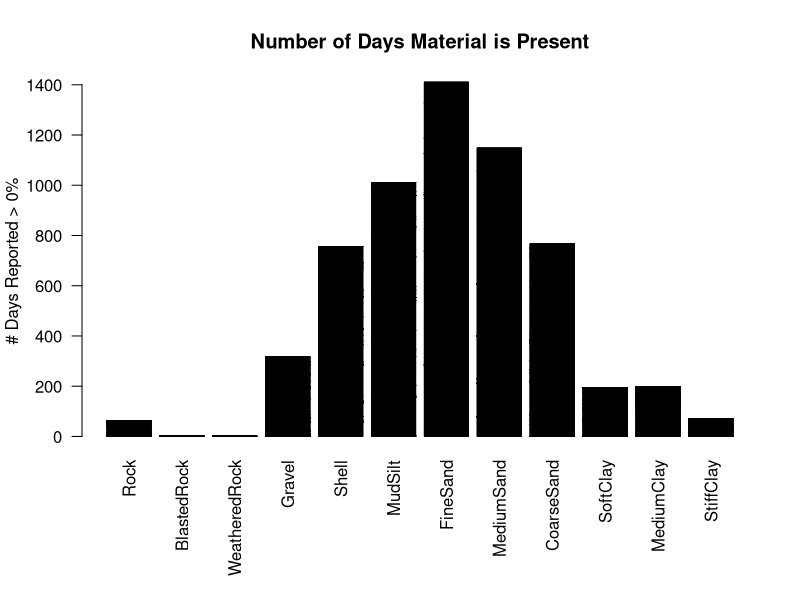
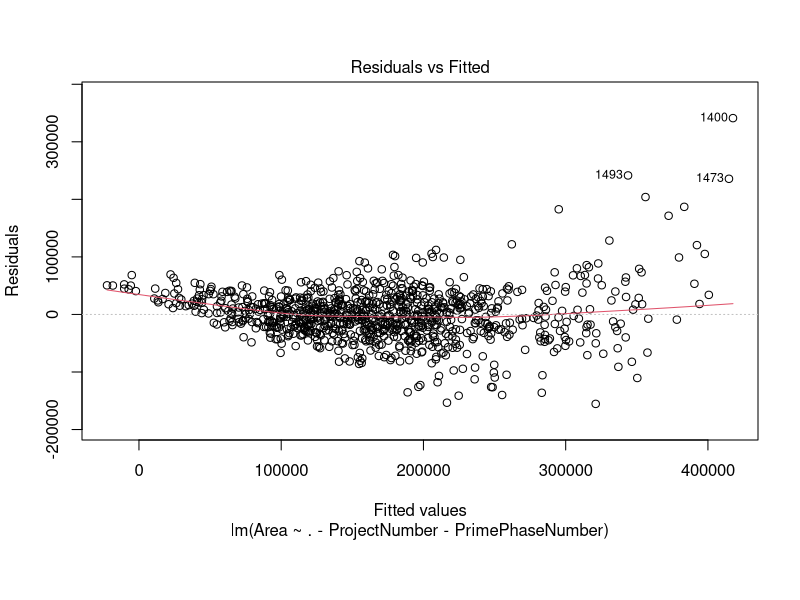
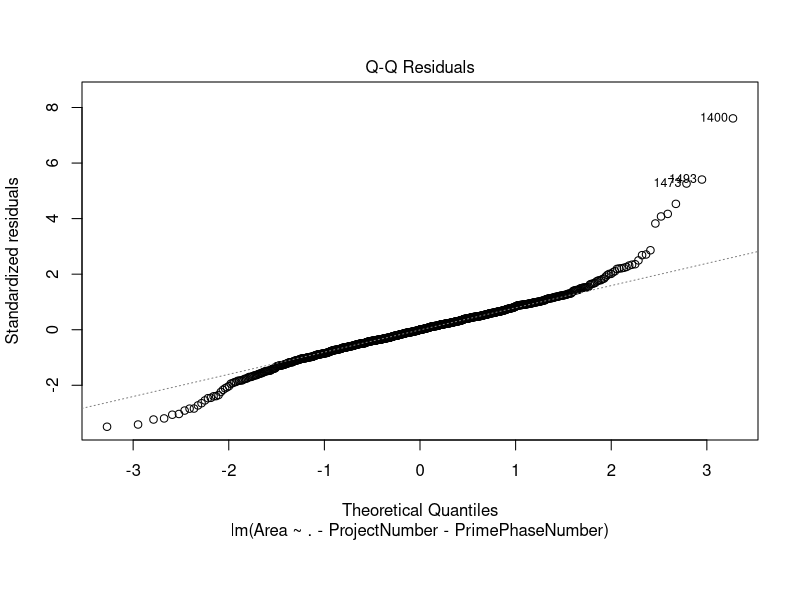
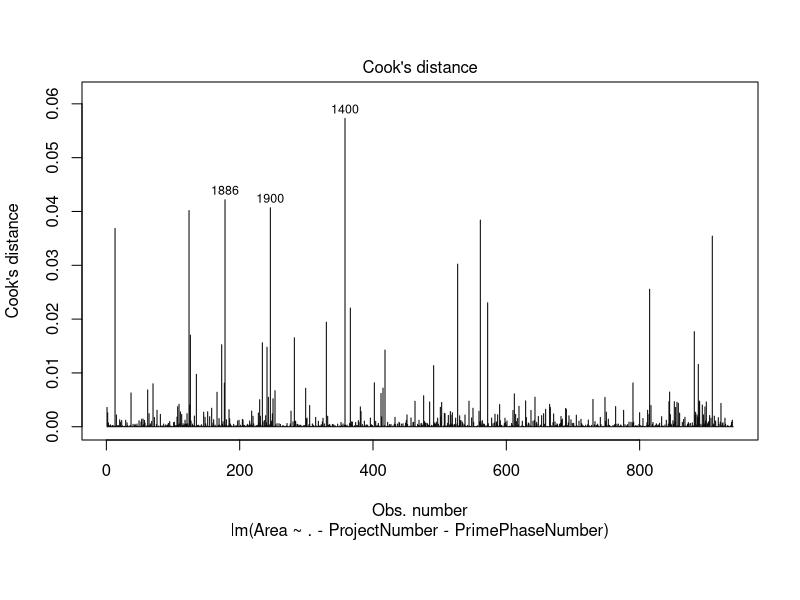
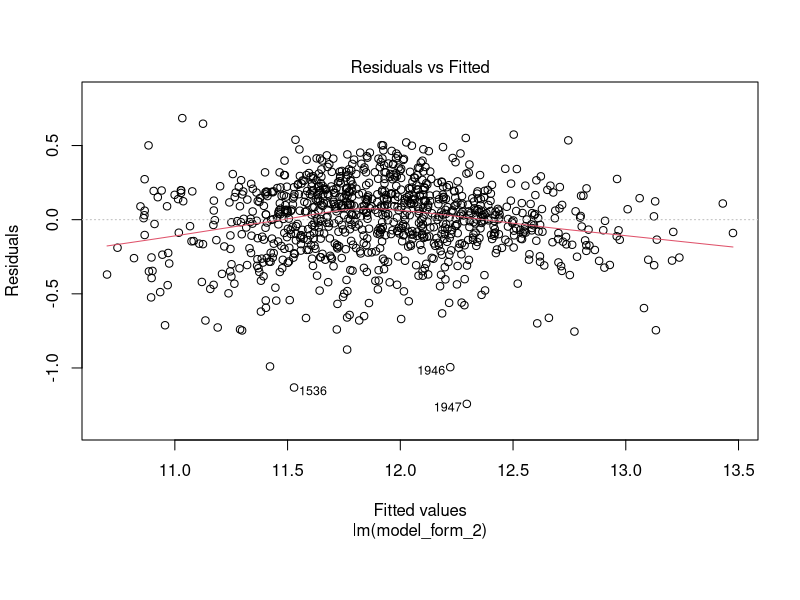
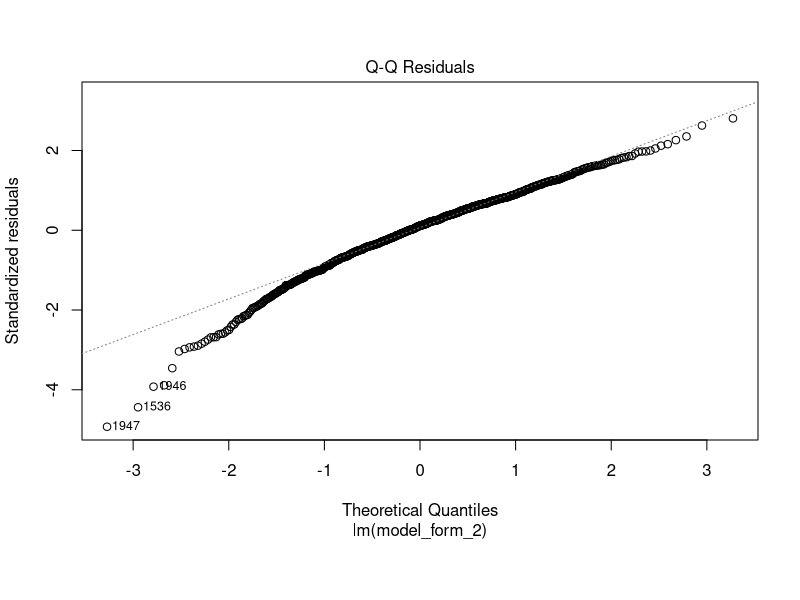
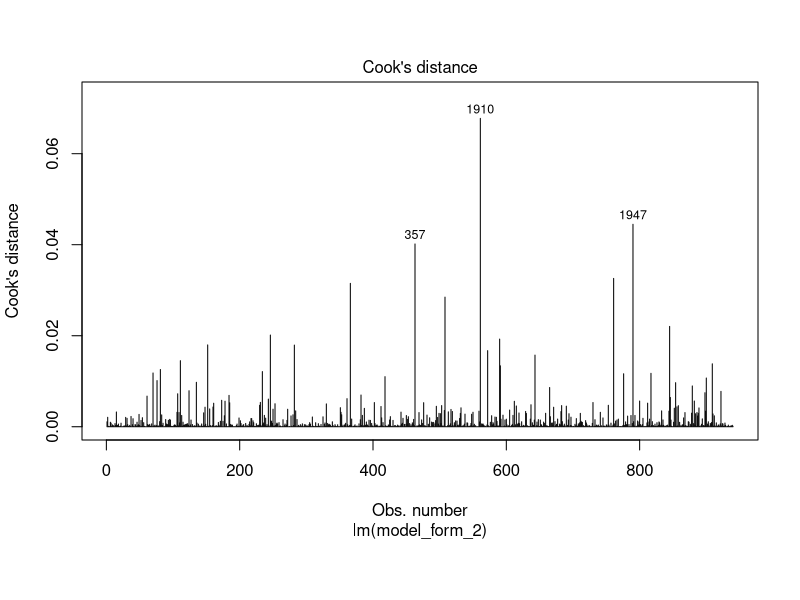
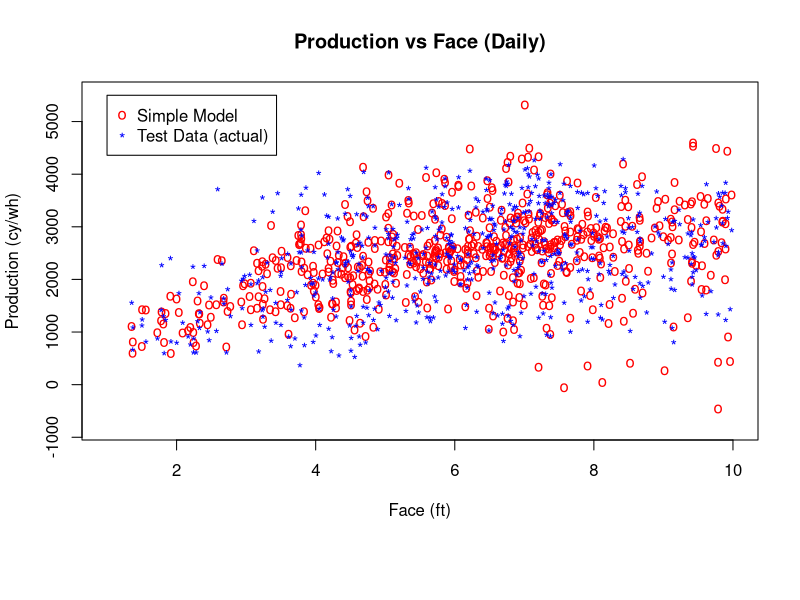

The R source for these figures, in order:
## ---- chunk 1
options(scipen = 1, digits = 4, width = 80, fig.align = "center")
## ---- chunk 2

req_fields = c("ProjectNumber", "PrimePhaseNumber", "DigQty", "WorkHrs", "Area", "Travel", 
               "Rock",	"BlastedRock", "WeatheredRock",	"Gravel",	"Shell",	"MudSilt",	
               "FineSand", "MediumSand",	"CoarseSand",	"SoftClay",	"MediumClay",	"StiffClay",
               "FloatHoseLength",	"SinkHoseLength", "PontoonPipeLength", "SublineLength",
               "UnscopedShorePipeLength", "ShorePipeLength",
               "BottomOfSuction", "NumBstr")
## ---- chunk 3
original = read.csv("CSDFinal.csv")

materials = c("Rock",	"BlastedRock",
               "WeatheredRock",	"Gravel",	"Shell",	"MudSilt",	"FineSand",
               "MediumSand",	"CoarseSand",	"SoftClay",	"MediumClay",	"StiffClay")

final_fields = c("ProjectNumber", "PrimePhaseNumber", "WorkHrs", "Area", "Rock",	"BlastedRock",
               "WeatheredRock",	"Gravel",	"Shell",	"MudSilt",	"FineSand",
               "MediumSand",	"CoarseSand",	"SoftClay",	"MediumClay",	"StiffClay",
               "BottomOfSuction", "NumBstr")
## ---- chunk 4
wh_filt = 8
covg_filt = 40000
vol_filt = 100000
prod_filt = 4300
bos_filt = 10
face_filt_hi = 10
face_filt_lo = 1

pipe_filt_hi = 100000
pipe_filt_lo = 3000
cutw_filt = 600
## ---- chunk 5
original_red = original[original$WorkHrs > wh_filt,]
original_red = original_red[original_red$Area/original_red$WorkHrs < covg_filt,]
original_red = original_red[original_red$DigQty < vol_filt,]
original_red = original_red[original_red$DigQty/original_red$WorkHrs < prod_filt,]
original_red = original_red[original_red$BottomOfSuction > bos_filt,]
original_red = original_red[27*original_red$DigQty/original_red$Area > face_filt_lo,]
original_red = original_red[27*original_red$DigQty/original_red$Area < face_filt_hi,]

clean_df = subset(original_red, select = final_fields)

clean_df$Face = 27*original_red$DigQty/original_red$Area
clean_df$NumBstr = as.factor(original_red$NumBstr)
clean_df$CutWidth = original_red$Area/original_red$Travel
clean_df$TotalPipeline = original_red$FloatHoseLength + original_red$SinkHoseLength + 
                         original_red$PontoonPipeLength + original_red$SublineLength +
                         original_red$UnscopedShorePipeLength + original_red$ShorePipeLength

clean_df = clean_df[clean_df$TotalPipeline < pipe_filt_hi,]
clean_df = clean_df[clean_df$TotalPipeline > pipe_filt_lo,]
clean_df = clean_df[clean_df$CutWidth < cutw_filt,]
## ---- chunk 6
library(knitr)
mat_count = data.frame("Rock" = -1,	"BlastedRock" = -1, "WeatheredRock" = -1,	
                       "Gravel" = -1,	"Shell" = -1,	"MudSilt" = -1,	"FineSand" = -1,
                       "MediumSand" = -1,	"CoarseSand" = -1,	"SoftClay" = -1,	
                       "MediumClay" = -1,	"StiffClay" = -1)

matc = rep(-1, ncol(mat_count))
mat_i = 1
for(mat in names(mat_count)){
  mat_count[mat] = sum(clean_df[, mat] > 0)
  matc[mat_i] = sum(clean_df[, mat] > 0)
  mat_i = mat_i + 1
}

#kable(mat_count)
par(mar=c(8, 4.1, 4.1, 2.1))
res = as.matrix(clean_df[, names(mat_count)] > 0)
barplot(res, col="green", main= "Number of Days Material is Present",
            ylab = "# Days Reported > 0%", las=2)
## ---- chunk 7
clean_df = subset(clean_df, select = -c(Rock, BlastedRock, WeatheredRock, StiffClay))
## ---- chunk 8
# shuffle dataset
set.seed(19930413)

train_split = 0.6
train_size = round(nrow(clean_df) * train_split, 0)

train_idx = sample(1:nrow(clean_df), train_size)
test_idx = setdiff(seq(1, nrow(clean_df)), train_idx)

train_set = clean_df[train_idx, ]
test_set = clean_df[test_idx, ]
## ---- chunk 9
bad_model = lm(Area ~ . - ProjectNumber - PrimePhaseNumber, data = train_set)

cd_lim_bad = 6/length(cooks.distance(bad_model))
num_out_bad = sum(cooks.distance(bad_model) > cd_lim_bad)
## ---- chunk 10
plot(bad_model, which = c(1))
## ---- chunk 11
plot(bad_model, which = c(2))
## ---- chunk 12
plot(bad_model, which = c(4))
## ---- chunk 13
# 
# cat("## Bad Model Results {.tabset}\n\n")
# 
# plot_names = c("Residuals vs Fitted", "Normal Q-Q", "", "Cook's Distance")
# 
# d1 = "This plot tests for the **linearity** and **equal variance** assumptions that are inherently made in a linear regression. A good fit shows:\n\n- equally distributed residuals across all fitted values\n- a mean of 0 across all fitted values\n\nEssentially, we want the spread to be even, horizontal, and centered around zero. The horn shape in the graph below displays unequal, non-linear residuals. The linearity and equal variance assumptions are definitely suspect here."
# 
# d2 = "This plot tests for the **normality** assumption that is inherently made in a linear regression (error is normally distributed about the regression). A good fit should be linear following the dotted line. This fit is not terrible but the tail at the low end could be improved. Overall I'd say the normality assumption is upheld."
# 
# d4 = "Cook's Distance is a quick way to check for outliers. The heuristic used to determine outliers is dependent on sample size. For this sample, any data point with a Cook's Distance > 0.0028 is suspect of being an outlier, so 62 of our 1"
# 
# desc = c(d1, d2, "", "")
# 
# for (f in c(1, 2, 4)){
#   
#   cat("### ", plot_names[f], '<br>', '\n\n')
#   cat("", desc[f], '<br>', '\n\n')
#   #par(mfrow=c(1, 2))
#   plot(bad_model, which = c(f))
#   
#   cat('\n', '<br>', '\n\n')
#   
# }
## ---- chunk 14
model_form_2 = as.formula("
                           log(Area) ~ WorkHrs:CutWidth + WorkHrs:I(log(CutWidth)) + 
                               WorkHrs:Face:I(log(BottomOfSuction^2)) + WorkHrs:BottomOfSuction +
                               WorkHrs:Face + WorkHrs:I(Face^2) +
                               WorkHrs:I(log(TotalPipeline)):NumBstr +
                               WorkHrs:Gravel	+ 
                               WorkHrs:Shell	+ 
                               WorkHrs:MudSilt	+ 
                               WorkHrs:FineSand	+ 
                               WorkHrs:MediumSand	+ 
                               WorkHrs:CoarseSand	+ 
                               WorkHrs:SoftClay	+ 
                               WorkHrs:MediumClay
                         ")

model_2 = lm(model_form_2, data = train_set)
#plot(model_2)
summary(model_2)

inlf3 = cooks.distance(model_2) > 6/length(cooks.distance(model_2))
train_set[inlf3, ]

cd_lim_opt = 6/length(cooks.distance(model_2))
num_out_opt = sum(cooks.distance(model_2) > cd_lim_opt)

## ---- chunk 15
plot(model_2, which = c(1))
## ---- chunk 16
plot(model_2, which = c(2))
## ---- chunk 17
plot(model_2, which = c(4))
## ---- chunk 18
library(dplyr)

get_avgs = function(daily_set){
  proj_sub = distinct(daily_set, ProjectNumber, PrimePhaseNumber)
  
  result_df = daily_set[1:nrow(proj_sub), ]
  result_df[,] = 0
  #print(result_df)
  for(i in seq(1, nrow(proj_sub))){
    proj = proj_sub[i, 1]
    subj = proj_sub[i, 2]
    
    mask = daily_set$ProjectNumber == proj & daily_set$PrimePhaseNumber == subj
    temp = daily_set[mask,]
    
    result_df$ProjectNumber[i] = proj
    result_df$PrimePhaseNumber[i] = subj
    result_df$WorkHrs[i] = mean(temp$WorkHrs)
    result_df$Area[i] = mean(temp$Area)
    
    #covg = sum(temp$Area)/sum(temp$WorkHrs)
    
    daily_vol = temp$Area*temp$Face
    vol = sum(daily_vol)
    face = vol/sum(temp$Area)
    
    result_df$Gravel[i] = sum(daily_vol*temp$Gravel)/vol
    result_df$Shell[i] = sum(daily_vol*temp$Shell)/vol
    result_df$MudSilt[i] = sum(daily_vol*temp$MudSilt)/vol
    result_df$FineSand[i] = sum(daily_vol*temp$FineSand)/vol
    result_df$MediumSand[i] = sum(daily_vol*temp$MediumSand)/vol
    result_df$CoarseSand[i] = sum(daily_vol*temp$CoarseSand)/vol
    result_df$SoftClay[i] = sum(daily_vol*temp$SoftClay)/vol
    result_df$MediumClay[i] = sum(daily_vol*temp$MediumClay)/vol
    result_df$BottomOfSuction[i] = sum(temp$Area*temp$BottomOfSuction)/sum(temp$Area)
    result_df$NumBstr[i] = round(mean(as.integer(temp$NumBstr))) - 1
    result_df$Face[i] = face
    
    trav = sum(temp$Area/temp$CutWidth)
    result_df$CutWidth[i] = sum(temp$Area)/trav
    result_df$TotalPipeline[i] = sum(daily_vol*temp$TotalPipeline)/vol
  }
  
  result_df$NumBstr = as.factor(result_df$NumBstr)
  return(result_df)
}
#get_avgs(test_set)
## ---- chunk 19
library("knitr")
trainRMSE_set = train_set
testRMSE_set = test_set
testRMSE_set_SJavg = get_avgs(clean_df)

tr_RMSE_simp = sqrt(mean((trainRMSE_set$Area - predict(bad_model, newdata = trainRMSE_set))^2))
tr_RMSE_2 = sqrt(mean((trainRMSE_set$Area - exp(predict(model_2, newdata = trainRMSE_set)))^2))
#tr_RMSE_3 = sqrt(mean((trainRMSE_set$Area - exp(predict(model_3, newdata = trainRMSE_set)))^2))

te_RMSE_simp = sqrt(mean((testRMSE_set$Area - predict(bad_model, newdata = testRMSE_set))^2))
te_RMSE_2 = sqrt(mean((testRMSE_set$Area - exp(predict(model_2, newdata = testRMSE_set)))^2))
#te_RMSE_3 = sqrt(mean((testRMSE_set$Area - exp(predict(model_3, newdata = testRMSE_set)))^2))

te_RMSE_simp_sj_avg = sqrt(mean((testRMSE_set_SJavg$Area - predict(bad_model, newdata = testRMSE_set_SJavg))^2))
te_RMSE_2_sj_avg = sqrt(mean((testRMSE_set_SJavg$Area - exp(predict(model_2, newdata = testRMSE_set_SJavg)))^2))
#te_RMSE_3_sj_avg = sqrt(mean((testRMSE_set_SJavg$Area - exp(predict(model_3, newdata = testRMSE_set_SJavg)))^2))

# RMSE_df = data.frame(Train_RMSE = c(tr_RMSE_simp, tr_RMSE_2, tr_RMSE_3),
#                      Test_RMSE = c(te_RMSE_simp, te_RMSE_2, te_RMSE_3),
#                      Test_RMSE_SJ_avg = c(te_RMSE_simp_sj_avg, te_RMSE_2_sj_avg, te_RMSE_3_sj_avg),
#                      percent = c(te_RMSE_2/mean(testRMSE_set$Area), 
#                                  te_RMSE_3/mean(testRMSE_set$Area)),
#                      row.names = c("Simple Model", "Opt Model", "Opt Minus Outliers"))

RMSE_df = data.frame(Train_RMSE_Daily = c(tr_RMSE_simp, tr_RMSE_2),
                     Test_RMSE_Daily = c(te_RMSE_simp, te_RMSE_2),
                     SJ_Avg_RMSE = c(te_RMSE_simp_sj_avg, te_RMSE_2_sj_avg),
                     row.names = c("Simple Model", "Log Model"))
names(RMSE_df) = c("Train RMSE Daily (sqft)", "Test RMSE Daily (sqft)", "SJ Avg RMSE (sqft)")
kable(RMSE_df)
## ---- chunk 20
#pred_area = exp(predict(model_2, newdata = testRMSE_set))
pred_area = predict(bad_model, newdata = testRMSE_set)

face = testRMSE_set$Face

pred_prod = pred_area*face/testRMSE_set$WorkHrs/27
act_prod = testRMSE_set$Area*face/testRMSE_set$WorkHrs/27

pred_covg = pred_area/testRMSE_set$WorkHrs
act_covg = testRMSE_set$Area/testRMSE_set$WorkHrs
## ---- chunk 21
face_max = 10
face_min = 1
covg_max = 40000
covg_min = -2000
prod_max = 5500
prod_min = -800
## ---- chunk 22
plot(face, pred_prod, xlab = "Face (ft)", ylab = "Production (cy/wh)", col = "red", pch="o",
     main = "Production vs Face (Daily)", xlim=c(face_min, face_max), ylim=c(prod_min, prod_max))
points(face, act_prod, col="blue", pch="*")

# plot(face, pred_prod, xlab = "Face (ft)", ylab = "Production (cy/wh)", col = "red", pch="o", 
#      main = "Production vs Face (Daily)")
# points(face, act_prod, col="blue", pch="*")
legend(face_min, prod_max, legend=c("Simple Model", "Test Data (actual)"),
       col=c("red", "blue"), pch = c("o", "*"))
## ---- chunk 23

plot(face, pred_covg, xlab = "Face (ft)", ylab = "Coverage (sqft/wh)", col = "red",
     main = "Coverage vs Face (Daily)", xlim=c(face_min, face_max), ylim=c(covg_min, covg_max))
points(face, act_covg, col="blue", pch="*")

# plot(face, pred_covg, xlab = "Face (ft)", ylab = "Coverage (sqft/wh)", col = "red", 
#      main = "Coverage vs Face (Daily)")
# points(face, act_covg, col="blue", pch="*")

legend(7.4, covg_max, legend=c("Simple Model", "Test Data (actual)"),
       col=c("red", "blue"), pch = c("o", "*"))
## ---- chunk 24
perc_prod_res = 100*(act_prod - pred_prod)/pred_prod
perc_prod_res2 = perc_prod_res[abs(perc_prod_res) < 200]
face_plot = face[abs(perc_prod_res) < 200]

plot(face_plot, perc_prod_res2, xlab = "Face (ft)", ylab = "Production Residual (%)", col = "red", 
     main = "Production Residual % vs Face (Daily)")

#data.frame(pred_covg, pred_prod, face)
#testRMSE_set

## ---- chunk 25
#perc_prod_res3 = perc_prod_res[abs(perc_prod_res) < 110]
hist(perc_prod_res2, probability = TRUE, col = "green", main = "Histogram of Production Residual Percentages", xlab = "Production Residual %", breaks = seq(-200, 200, 10))
## ---- chunk 26
#boxplot(perc_prod_res)
quantiles = data.frame(ten = quantile(perc_prod_res, 0.10),
                      twf = quantile(perc_prod_res, 0.25),
                      fifty = quantile(perc_prod_res, 0.50),
                      sevfive = quantile(perc_prod_res, 0.75),
                      ninety = quantile(perc_prod_res, 0.90), row.names = c("Production Residual %"))
names(quantiles) = c("10%", "25%", "50%", "75%", "90%")
## ---- chunk 27
kable(quantiles, align = "ccccc")
## ---- chunk 28
#pred_area = exp(predict(model_2, newdata = testRMSE_set))
pred_area = predict(bad_model, newdata = testRMSE_set_SJavg)

face = testRMSE_set_SJavg$Face

pred_prod = pred_area*face/testRMSE_set_SJavg$WorkHrs/27
act_prod = testRMSE_set_SJavg$Area*face/testRMSE_set_SJavg$WorkHrs/27

pred_covg = pred_area/testRMSE_set_SJavg$WorkHrs
act_covg = testRMSE_set_SJavg$Area/testRMSE_set_SJavg$WorkHrs
## ---- chunk 29
plot(face, pred_prod, xlab = "Face (ft)", ylab = "Production (cy/wh)", col = "red", pch="o", 
     main = "Production vs Face (SJ AVg)", xlim=c(face_min, face_max), ylim=c(prod_min, prod_max))
points(face, act_prod, col="blue", pch="*")
legend(face_min, prod_max, legend=c("Simple Model", "Test Data (actual)"),
       col=c("red", "blue"), pch = c("o", "*"))
## ---- chunk 30
plot(face, pred_covg, xlab = "Face (ft)", ylab = "Coverage (sqft/wh)", col = "red", 
     main = "Coverage vs Face (SJ Avg)", xlim=c(face_min, face_max), ylim=c(covg_min, covg_max))
points(face, act_covg, col="blue", pch="*")
legend(7.4, covg_max, legend=c("Simple Model", "Test Data (actual)"),
       col=c("red", "blue"), pch = c("o", "*"))
## ---- chunk 31
perc_prod_res = 100*(act_prod - pred_prod)/pred_prod
perc_prod_res2 = perc_prod_res[abs(perc_prod_res) < 200]
face_plot = face[abs(perc_prod_res) < 200]

plot(face_plot, perc_prod_res2, xlab = "Face (ft)", ylab = "Production Residual (%)", col = "red", 
     main = "Production Residual % vs Face (SJ Avg)")

#data.frame(pred_covg, pred_prod, face)
#testRMSE_set

## ---- chunk 32
#perc_prod_res3 = perc_prod_res[abs(perc_prod_res) < 110]
hist(perc_prod_res2, probability = TRUE, col = "green", main = "Histogram of Production Residual Percentages", xlab = "Production Residual %", breaks = seq(-100, 100, 5))
## ---- chunk 33
#boxplot(perc_prod_res)
quantiles = data.frame(ten = quantile(perc_prod_res, 0.10),
                      twf = quantile(perc_prod_res, 0.25),
                      fifty = quantile(perc_prod_res, 0.50),
                      sevfive = quantile(perc_prod_res, 0.75),
                      ninety = quantile(perc_prod_res, 0.90), row.names = c("Production Residual %"))
names(quantiles) = c("10%", "25%", "50%", "75%", "90%")
## ---- chunk 34
kable(quantiles, align = "ccccc")
## ---- chunk 35
pred_area = exp(predict(model_2, newdata = testRMSE_set))
#pred_area = predict(bad_model, newdata = testRMSE_set)

face = testRMSE_set$Face

pred_prod = pred_area*face/testRMSE_set$WorkHrs/27
act_prod = testRMSE_set$Area*face/testRMSE_set$WorkHrs/27

pred_covg = pred_area/testRMSE_set$WorkHrs
act_covg = testRMSE_set$Area/testRMSE_set$WorkHrs
## ---- chunk 36
plot(face, pred_prod, xlab = "Face (ft)", ylab = "Production (cy/wh)", col = "red", pch="o", 
     main = "Production vs Face (Daily)", xlim=c(face_min, face_max), ylim=c(prod_min, prod_max))
points(face, act_prod, col="blue", pch="*")
legend(face_min, prod_max, legend=c("Log Model", "Test Data (actual)"),
       col=c("red", "blue"), pch = c("o", "*"))
## ---- chunk 37
plot(face, pred_covg, xlab = "Face (ft)", ylab = "Coverage (sqft/wh)", col = "red", 
     main = "Coverage vs Face (Daily)", xlim=c(face_min, face_max), ylim=c(covg_min, covg_max))
points(face, act_covg, col="blue", pch="*")
legend(7.4, covg_max, legend=c("Log Model", "Test Data (actual)"),
       col=c("red", "blue"), pch = c("o", "*"))
## ---- chunk 38
perc_prod_res = 100*(act_prod - pred_prod)/pred_prod
perc_prod_res2 = perc_prod_res[abs(perc_prod_res) < 200]
face_plot = face[abs(perc_prod_res) < 200]

plot(face_plot, perc_prod_res2, xlab = "Face (ft)", ylab = "Production Residual (%)", col = "red", 
     main = "Production Residual % vs Face (Daily)")

#data.frame(pred_covg, pred_prod, face)
#testRMSE_set

## ---- chunk 39
#perc_prod_res3 = perc_prod_res[abs(perc_prod_res) < 110]
hist(perc_prod_res2, probability = TRUE, col = "green", main = "Histogram of Production Residual Percentages", xlab = "Production Residual %", breaks = seq(-200, 200, 10))
## ---- chunk 40
#boxplot(perc_prod_res)
quantiles = data.frame(ten = quantile(perc_prod_res, 0.10),
                      twf = quantile(perc_prod_res, 0.25),
                      fifty = quantile(perc_prod_res, 0.50),
                      sevfive = quantile(perc_prod_res, 0.75),
                      ninety = quantile(perc_prod_res, 0.90), row.names = c("Production Residual %"))
names(quantiles) = c("10%", "25%", "50%", "75%", "90%")
## ---- chunk 41
kable(quantiles, align = "ccccc")
## ---- chunk 42
pred_area = exp(predict(model_2, newdata = testRMSE_set_SJavg))
#pred_area = predict(bad_model, newdata = testRMSE_set_SJavg)

face = testRMSE_set_SJavg$Face

pred_prod = pred_area*face/testRMSE_set_SJavg$WorkHrs/27
act_prod = testRMSE_set_SJavg$Area*face/testRMSE_set_SJavg$WorkHrs/27

pred_covg = pred_area/testRMSE_set_SJavg$WorkHrs
act_covg = testRMSE_set_SJavg$Area/testRMSE_set_SJavg$WorkHrs
## ---- chunk 43
plot(face, pred_prod, xlab = "Face (ft)", ylab = "Production (cy/wh)", col = "red", pch="o", 
     main = "Production vs Face (SJ AVg)", xlim=c(face_min, face_max), ylim=c(prod_min, prod_max))
points(face, act_prod, col="blue", pch="*")
legend(face_min, prod_max, legend=c("Log Model", "Test Data (actual)"),
       col=c("red", "blue"), pch = c("o", "*"))
## ---- chunk 44
plot(face, pred_covg, xlab = "Face (ft)", ylab = "Coverage (sqft/wh)", col = "red", 
     main = "Coverage vs Face (SJ Avg)", xlim=c(face_min, face_max), ylim=c(covg_min, covg_max))
points(face, act_covg, col="blue", pch="*")
legend(7.4, covg_max, legend=c("Log Model", "Test Data (actual)"),
       col=c("red", "blue"), pch = c("o", "*"))
## ---- chunk 45
perc_prod_res = 100*(act_prod - pred_prod)/pred_prod
perc_prod_res2 = perc_prod_res[abs(perc_prod_res) < 200]
face_plot = face[abs(perc_prod_res) < 200]

plot(face_plot, perc_prod_res2, xlab = "Face (ft)", ylab = "Production Residual (%)", col = "red", 
     main = "Production Residual % vs Face (SJ Avg)")

#data.frame(pred_covg, pred_prod, face)
#testRMSE_set

## ---- chunk 46
curr_mat = "Gravel"

perc_prod_res = 100*(act_prod - pred_prod)/pred_prod
perc_prod_res2 = perc_prod_res[abs(perc_prod_res) < 200]
mat_plot = testRMSE_set_SJavg[, curr_mat][abs(perc_prod_res) < 200]

plot(mat_plot, perc_prod_res2, xlab = curr_mat, ylab = "Production Residual (%)", col = "red", 
     main = "Production Residual % vs Face (Daily)")

#data.frame(pred_covg, pred_prod, face)
#testRMSE_set

## ---- chunk 47
curr_mat = "Shell"

perc_prod_res = 100*(act_prod - pred_prod)/pred_prod
perc_prod_res2 = perc_prod_res[abs(perc_prod_res) < 200]
mat_plot = testRMSE_set_SJavg[, curr_mat][abs(perc_prod_res) < 200]

plot(mat_plot, perc_prod_res2, xlab = curr_mat, ylab = "Production Residual (%)", col = "red", 
     main = "Production Residual % vs Face (Daily)")

#data.frame(pred_covg, pred_prod, face)
#testRMSE_set

## ---- chunk 48
curr_mat = "MudSilt"

perc_prod_res = 100*(act_prod - pred_prod)/pred_prod
perc_prod_res2 = perc_prod_res[abs(perc_prod_res) < 200]
mat_plot = testRMSE_set_SJavg[, curr_mat][abs(perc_prod_res) < 200]

plot(mat_plot, perc_prod_res2, xlab = curr_mat, ylab = "Production Residual (%)", col = "red", 
     main = "Production Residual % vs Face (Daily)")

#data.frame(pred_covg, pred_prod, face)
#testRMSE_set

## ---- chunk 49
curr_mat = "FineSand"

perc_prod_res = 100*(act_prod - pred_prod)/pred_prod
perc_prod_res2 = perc_prod_res[abs(perc_prod_res) < 200]
mat_plot = testRMSE_set_SJavg[, curr_mat][abs(perc_prod_res) < 200]

plot(mat_plot, perc_prod_res2, xlab = curr_mat, ylab = "Production Residual (%)", col = "red", 
     main = "Production Residual % vs Face (Daily)")

#data.frame(pred_covg, pred_prod, face)
#testRMSE_set

## ---- chunk 50
curr_mat = "MediumSand"

perc_prod_res = 100*(act_prod - pred_prod)/pred_prod
perc_prod_res2 = perc_prod_res[abs(perc_prod_res) < 200]
mat_plot = testRMSE_set_SJavg[, curr_mat][abs(perc_prod_res) < 200]

plot(mat_plot, perc_prod_res2, xlab = curr_mat, ylab = "Production Residual (%)", col = "red", 
     main = "Production Residual % vs Face (Daily)")

#data.frame(pred_covg, pred_prod, face)
#testRMSE_set

## ---- chunk 51
curr_mat = "CoarseSand"

perc_prod_res = 100*(act_prod - pred_prod)/pred_prod
perc_prod_res2 = perc_prod_res[abs(perc_prod_res) < 200]
mat_plot = testRMSE_set_SJavg[, curr_mat][abs(perc_prod_res) < 200]

plot(mat_plot, perc_prod_res2, xlab = curr_mat, ylab = "Production Residual (%)", col = "red", 
     main = "Production Residual % vs Face (Daily)")

#data.frame(pred_covg, pred_prod, face)
#testRMSE_set

## ---- chunk 52
#perc_prod_res3 = perc_prod_res[abs(perc_prod_res) < 110]
hist(perc_prod_res2, probability = TRUE, col = "green", main = "Histogram of Production Residual Percentages", xlab = "Production Residual %", breaks = seq(-110, 110, 5))
## ---- chunk 53
#boxplot(perc_prod_res)
quantiles = data.frame(ten = quantile(perc_prod_res, 0.10),
                      twf = quantile(perc_prod_res, 0.25),
                      fifty = quantile(perc_prod_res, 0.50),
                      sevfive = quantile(perc_prod_res, 0.75),
                      ninety = quantile(perc_prod_res, 0.90), row.names = c("Production Residual %"))
names(quantiles) = c("10%", "25%", "50%", "75%", "90%")
## ---- chunk 54
kable(quantiles, align = "ccccc")
## ---- chunk 55
proj_list = c(72663, 72561)
project_set_daily = clean_df[clean_df$ProjectNumber %in% proj_list, ]
project_set_sj_avg = get_avgs(project_set_daily)
## ---- chunk 56
pred_area = exp(predict(model_2, newdata = project_set_daily))
#pred_area = predict(bad_model, newdata = project_set_daily)

face = project_set_daily$Face

pred_prod = pred_area*face/project_set_daily$WorkHrs/27
act_prod = project_set_daily$Area*face/project_set_daily$WorkHrs/27

pred_covg = pred_area/project_set_daily$WorkHrs
act_covg = project_set_daily$Area/project_set_daily$WorkHrs
## ---- chunk 57
plot(face, pred_prod, xlab = "Face (ft)", ylab = "Production (cy/wh)", col = "red", pch="o", 
     main = "Production vs Face (Daily)", xlim=c(face_min, face_max), ylim=c(prod_min, prod_max))
points(face, act_prod, col="blue", pch="*")
legend(face_min, prod_max, legend=c("Log Model", "Project Data"),
       col=c("red", "blue"), pch = c("o", "*"))
## ---- chunk 58
plot(face, pred_covg, xlab = "Face (ft)", ylab = "Coverage (sqft/wh)", col = "red", 
     main = "Coverage vs Face (Daily)", xlim=c(face_min, face_max), ylim=c(covg_min, covg_max))
points(face, act_covg, col="blue", pch="*")
legend(7.4, covg_max, legend=c("Log Model", "Project Data"),
       col=c("red", "blue"), pch = c("o", "*"))
## ---- chunk 59
perc_prod_res = 100*(act_prod - pred_prod)/pred_prod
perc_prod_res2 = perc_prod_res[abs(perc_prod_res) < 200]
face_plot = face[abs(perc_prod_res) < 200]

plot(face_plot, perc_prod_res2, xlab = "Face (ft)", ylab = "Production Residual (%)", col = "red", 
     main = "Production Residual % vs Face (Daily)")

#data.frame(pred_covg, pred_prod, face)
#testRMSE_set

## ---- chunk 60
#perc_prod_res3 = perc_prod_res[abs(perc_prod_res) < 110]
hist(perc_prod_res2, probability = TRUE, col = "green", main = "Histogram of Production Residual Percentages", xlab = "Production Residual %", breaks = seq(-200, 200, 10))
## ---- chunk 61
#boxplot(perc_prod_res)
quantiles = data.frame(ten = quantile(perc_prod_res, 0.10),
                      twf = quantile(perc_prod_res, 0.25),
                      fifty = quantile(perc_prod_res, 0.50),
                      sevfive = quantile(perc_prod_res, 0.75),
                      ninety = quantile(perc_prod_res, 0.90), row.names = c("Production Residual %"))
names(quantiles) = c("10%", "25%", "50%", "75%", "90%")
## ---- chunk 62
kable(quantiles, align = "ccccc")
## ---- chunk 63
pred_area = exp(predict(model_2, newdata = project_set_sj_avg))
#pred_area = predict(bad_model, newdata = project_set_sj_avg)

face = project_set_sj_avg$Face

pred_prod = pred_area*face/project_set_sj_avg$WorkHrs/27
act_prod = project_set_sj_avg$Area*face/project_set_sj_avg$WorkHrs/27

pred_covg = pred_area/project_set_sj_avg$WorkHrs
act_covg = project_set_sj_avg$Area/project_set_sj_avg$WorkHrs
## ---- chunk 64
plot(face, pred_prod, xlab = "Face (ft)", ylab = "Production (cy/wh)", col = "red", pch="o", 
     main = "Production vs Face (SJ AVg)", xlim=c(4, 10), ylim=c(0, 4000))
points(face, act_prod, col="blue", pch="*")
legend(face_min, prod_max, legend=c("Log Model", "Test Data (actual)"),
       col=c("red", "blue"), pch = c("o", "*"))
## ---- chunk 65
plot(face, pred_covg, xlab = "Face (ft)", ylab = "Coverage (sqft/wh)", col = "red", 
     main = "Coverage vs Face (SJ Avg)", xlim=c(4, 10), ylim=c(0, 30000))
points(face, act_covg, col="blue", pch="*")
legend(7.4, covg_max, legend=c("Log Model", "Test Data (actual)"),
       col=c("red", "blue"), pch = c("o", "*"))
## ---- chunk 66
perc_prod_res = 100*(act_prod - pred_prod)/pred_prod
perc_prod_res2 = perc_prod_res[abs(perc_prod_res) < 200]
face_plot = face[abs(perc_prod_res) < 200]

plot(face_plot, perc_prod_res2, xlab = "Face (ft)", ylab = "Production Residual (%)", col = "red", 
     main = "Production Residual % vs Face (SJ Avg)")

#data.frame(pred_covg, pred_prod, face)
#testRMSE_set

## ---- chunk 67
#perc_prod_res3 = perc_prod_res[abs(perc_prod_res) < 110]
hist(perc_prod_res2, probability = TRUE, col = "green", main = "Histogram of Production Residual Percentages", xlab = "Production Residual %", breaks = seq(-110, 110, 5))
## ---- chunk 68
#boxplot(perc_prod_res)
quantiles = data.frame(ten = quantile(perc_prod_res, 0.10),
                      twf = quantile(perc_prod_res, 0.25),
                      fifty = quantile(perc_prod_res, 0.50),
                      sevfive = quantile(perc_prod_res, 0.75),
                      ninety = quantile(perc_prod_res, 0.90), row.names = c("Production Residual %"))
names(quantiles) = c("10%", "25%", "50%", "75%", "90%")
## ---- chunk 69
kable(quantiles, align = "ccccc")
